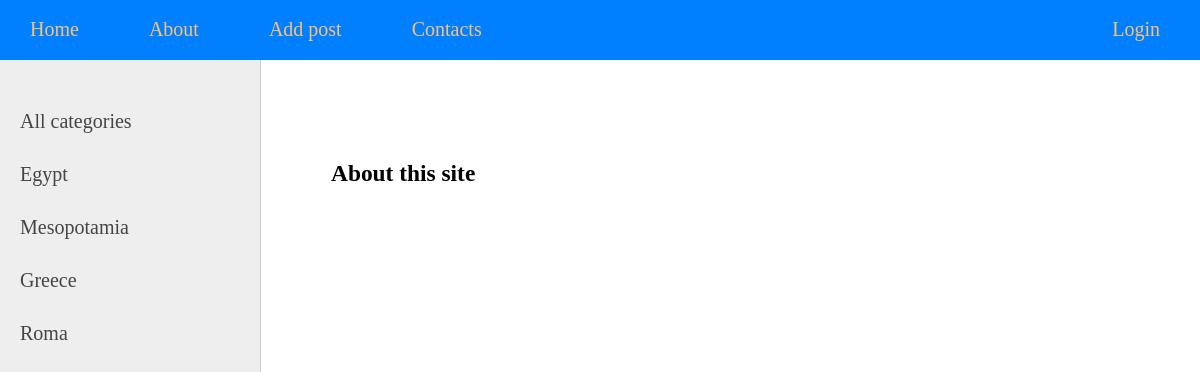
Page /about/ on the earlier database version.
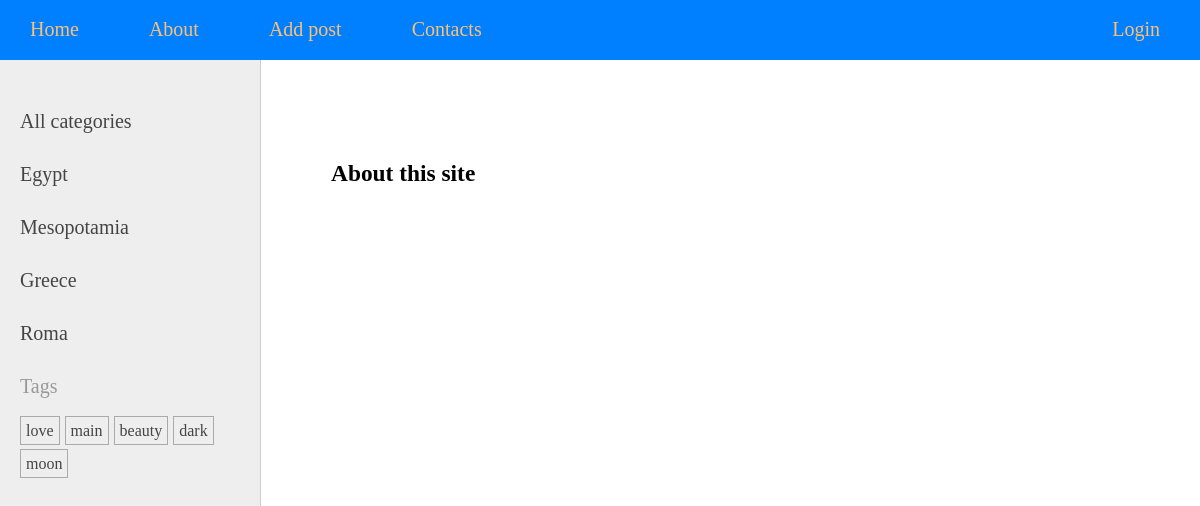
Same page on the later database version.
### goddesses/models.py (models this page shows, shortened)
class Category(models.Model):
    name = models.CharField(max_length=100, db_index=True)
    slug = models.SlugField(max_length=100, db_index=True, unique=True)
    def get_absolute_url(self):
        return reverse('category', kwargs={'cat_slug': self.slug})
    class Meta:
        verbose_name = 'Category'
        verbose_name_plural = 'Categories'

class TagPost(models.Model):
    tag = models.CharField(max_length=100, db_index=True)
    slug = models.SlugField(max_length=100, db_index=True, unique=True)
    def get_absolute_url(self):
        return reverse('tag', kwargs={'tag_slug': self.slug})

### goddesses/views.py (the view)
# urls.py: path('about/', views.about, name='about'),
def about(request):
    data = {
        'title': "About",
        'text': "About this site",
        'menu': menu,
    }
    return render(request, 'goddesses/about.html', data)

### goddesses/templatetags/gods_tags.py (called while the page is built)
@register.inclusion_tag('goddesses/list_categories.html')
def show_categories(cat_selected=0):
    cats = Category.objects.all()
    return {'cats': cats, 'cat_selected': cat_selected}\

@register.inclusion_tag('goddesses/tags.html')
def show_tags():
    return {'tags': TagPost.objects.all()}

### goddesses/templates/goddesses/about.html
{% extends 'base.html' %}
{% block content %}
    <h3>{{ text }}</h3>
{% endblock %}

### goddesses/templates/goddesses/list_categories.html
{% for cat in cats %}
    {% if cat.id == cat_selected %}
        <li class="selected">{{ cat.name }}</li>
    {% else %}
        <li><a href="{{ cat.get_absolute_url }}">{{ cat.name }}</a></li>
    {% endif %}
{% endfor %}

### goddesses/templates/goddesses/tags.html
{% if tags %}
    <p>Tags</p>
    <ul class="tags-list">
        {% for tag in tags %}
        <li><a href="{{ tag.get_absolute_url }}">{{ tag.tag }}</a></li>
        {% endfor %}
    </ul>
{% endif %}

Differences in the rows shown:
added TagPost: tag "love"
added TagPost: tag "main"
added TagPost: tag "beauty"
added TagPost: tag "dark"
added TagPost: tag "moon"
Other differences:
text now shown: "Tags"
